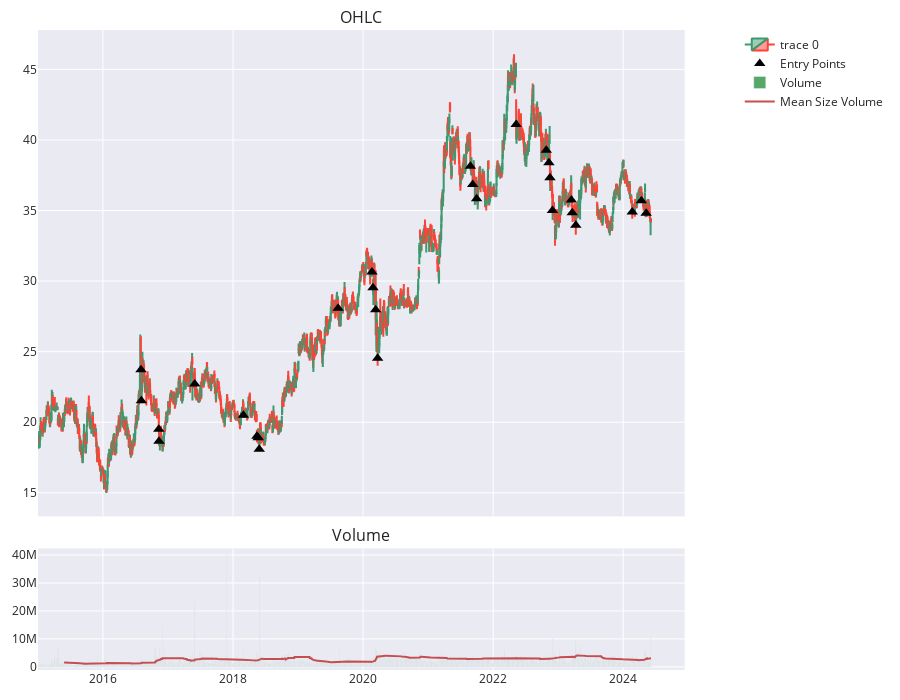

The code cell stored with this chart in its notebook:
### Code cell
import plotly.graph_objects as go
from plotly.subplots import make_subplots

fig = make_subplots(rows=2, cols=1, shared_xaxes=True, specs=[[{"secondary_y": True}],[{}]],
                    vertical_spacing=0.05, subplot_titles=('OHLC', 'Volume'), row_width=[0.2, 0.8])
# Add candlestick trace
fig.add_trace(go.Candlestick(x=stock_data.index,
                             open=stock_data["Open"],
                             high=stock_data["High"],
                             low=stock_data["Low"],
                             close=stock_data["Close"]), row=1, col=1)

# Add scatter trace to highlight the entry points
fig.add_trace(go.Scatter(x=conditions_met.index, y=conditions_met["Close"], mode='markers', 
                         marker=dict(size=10, color='black', symbol='triangle-up'), name='Entry Points'), row=1, col=1)

# Add volume bar trace
fig.add_trace(go.Bar(x=stock_data.index, y=stock_data["Volume"], name='Volume'), row=2, col=1)

# Add mean volume trace
fig.add_trace(go.Scatter(x=stock_data.index, y=stock_data["Mean Size Volume"], mode='lines', name='Mean Size Volume'), row=2, col=1)

# Update layout
fig.update_layout(height=700, xaxis_rangeslider_visible=False, template='seaborn')
fig.update_layout(margin=dict(l=30, r=30, t=30, b=30))

# Show the plot
fig.show()

### Figure 1 — Plotly figure (JSON) as saved in the notebook; plotly's stock layout.template omitted (floating-point values rounded to 4 significant figures; data arrays with more than 128 entries replaced by an {"elided": "..."} marker saying what was removed)
{"data": [{"close": {"elided": "2343 float values"}, "high": {"elided": "2343 float values"}, "low": {"elided": "2343 float values"}, "open": {"elided": "2343 float values"}, "type": "candlestick", "x": {"elided": "2343 str values"}, "xaxis": "x", "yaxis": "y"}, {"marker": {"color": "black", "size": 10, "symbol": "triangle-up"}, "mode": "markers", "name": "Entry Points", "type": "scatter", "x": ["2016-08-02T00:00:00", "2016-08-04T00:00:00", "2016-11-10T00:00:00", "2016-11-11T00:00:00", "2017-05-31T00:00:00", "2018-02-28T00:00:00", "2018-05-15T00:00:00", "2018-05-23T00:00:00", "2018-05-28T00:00:00", "2019-08-14T00:00:00", "2020-02-20T00:00:00", "2020-02-26T00:00:00", "2020-03-12T00:00:00", "2020-03-23T00:00:00", "2021-08-26T00:00:00", "2021-09-08T00:00:00", "2021-09-30T00:00:00", "2022-05-10T00:00:00", "2022-10-26T00:00:00", "2022-11-10T00:00:00", "2022-11-16T00:00:00", "2022-11-30T00:00:00", "2023-03-16T00:00:00", "2023-03-21T00:00:00", "2023-04-10T00:00:00", "2024-02-21T00:00:00", "2024-04-12T00:00:00", "2024-05-09T00:00:00"], "xaxis": "x", "y": [23.71, 21.52, 19.51, 18.66, 22.7, 20.5, 19, 18.9, 18.09, 28.07, 30.65, 29.53, 27.97, 24.54, 38.14, 36.84, 35.84, 41.1, 39.28, 38.39, 37.32, 35.01, 35.75, 34.85, 33.95, 34.9, 35.69, 34.81], "yaxis": "y"}, {"name": "Volume", "type": "bar", "x": {"elided": "2343 str values"}, "xaxis": "x2", "y": {"elided": "2343 int values"}, "yaxis": "y3"}, {"mode": "lines", "name": "Mean Size Volume", "type": "scatter", "x": {"elided": "2343 str values"}, "xaxis": "x2", "y": {"elided": "2343 float values"}, "yaxis": "y3"}], "layout": {"annotations": [{"font": {"size": 16}, "showarrow": false, "text": "OHLC", "x": 0.47, "xanchor": "center", "xref": "paper", "y": 1, "yanchor": "bottom", "yref": "paper"}, {"font": {"size": 16}, "showarrow": false, "text": "Volume", "x": 0.47, "xanchor": "center", "xref": "paper", "y": 0.19, "yanchor": "bottom", "yref": "paper"}], "height": 700, "margin": {"b": 30, "l": 30, "r": 30, "t": 30}, "xaxis": {"anchor": "y", "domain": [0, 0.94], "matches": "x2", "rangeslider": {"visible": false}, "showticklabels": false}, "xaxis2": {"anchor": "y3", "domain": [0, 0.94]}, "yaxis": {"anchor": "x", "domain": [0.24, 1]}, "yaxis2": {"anchor": "x", "overlaying": "y", "side": "right"}, "yaxis3": {"anchor": "x2", "domain": [0, 0.19]}}}
